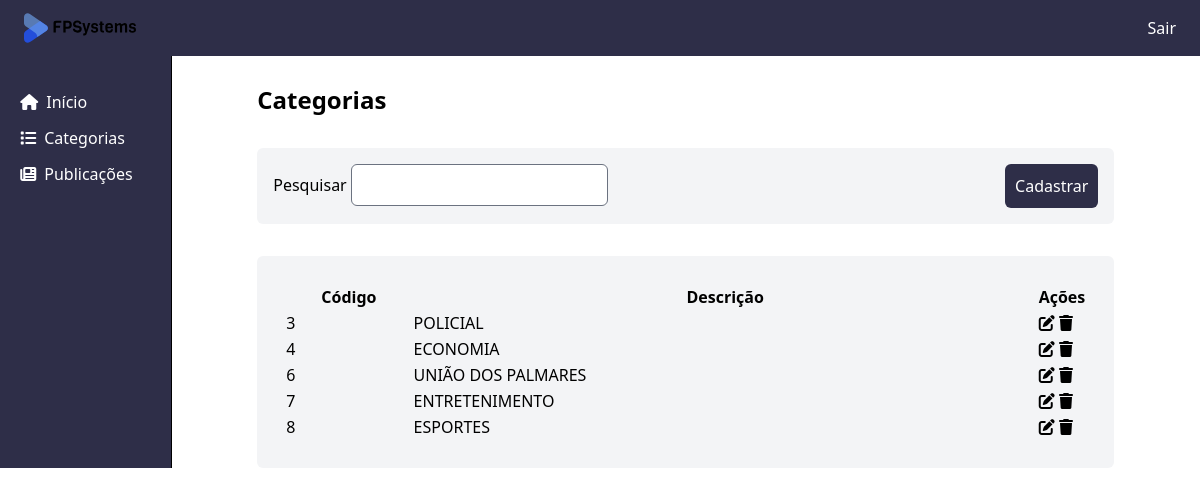
/categories/, run on an earlier commit of the app's database.
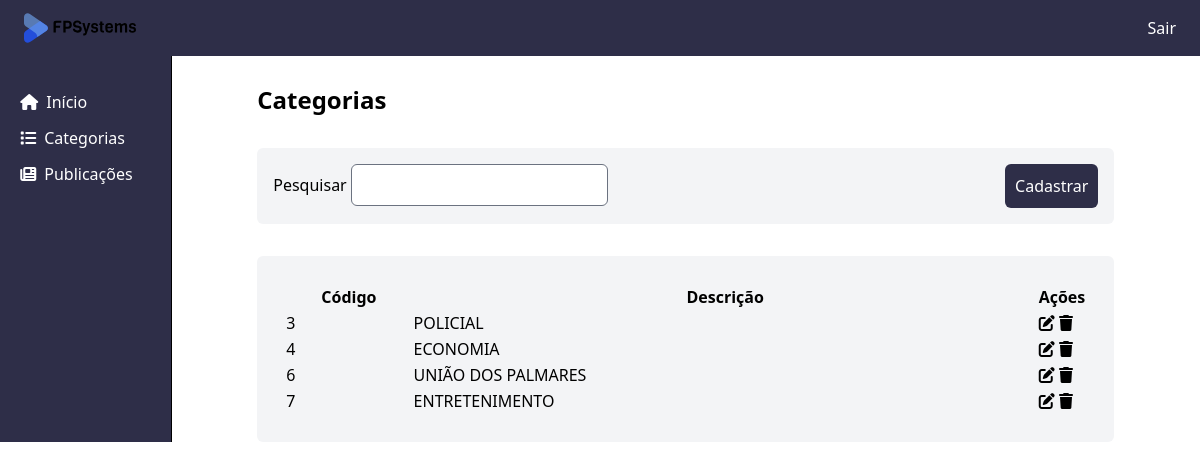
And on a later commit of the database.
### news/models.py (models this page shows)
class Category(models.Model):
    description = models.CharField(max_length=100)
    shouldBeDisplayed = models.BooleanField(default=False)
    name = models.CharField(max_length=100, null=True)

### news/views.py (the view)
# urls.py: path('categories/', views.get_categories, name='categories'),
def get_categories(request):
    return render(request, 'news/Categories/Index.html',
                  context={'categories': Category.objects.all()})

### templates/news/Categories/Index.html (shortened to what this page needs)
{% extends "news/Main.html" %}
{% block content %}
    <div class="max-w-10/12 w-10/12">
        <header class="text-2xl font-bold">
            Categorias
        </header>
        <div class="search-header">
            <div class="">
                <label>Pesquisar</label>
                <input class="rounded-md" type="text"/>
            </div>
            <a href={% url 'createCategory' %}>
                <button class="button-primary">Cadastrar</button>
        </div>
        <div class="table-container">
            <table class="custom-table">
                <thead>
                <tr>
                    <th>Código</th>
                    <th>Descrição</th>
                    <th>Ações</th>
                </tr>
                </thead>
                <tbody>
                {% for category in categories %}
                    <tr>
                        <td class="w-2/12">
                            {{ category.id }}
                        </td>
                        <td class="w-10/12">
                            {{ category.description }}
                        </td>
                        <td class="1/12">
                            <a href={% url 'editCategory' category.id %}><i class="fa-solid fa-pen-to-square"></i></a>
                            <a href={% url 'deleteCategory' category.id %}><i class="fa-solid fa-trash"></i></a>
                        </td>
                    </tr>
                {% endfor %}
                </tbody>
            </table>
        </div>
    </div>
{% endblock %}

What changed in the data, as far as the page shows it:
removed Category: id "8", description "ESPORTES"
